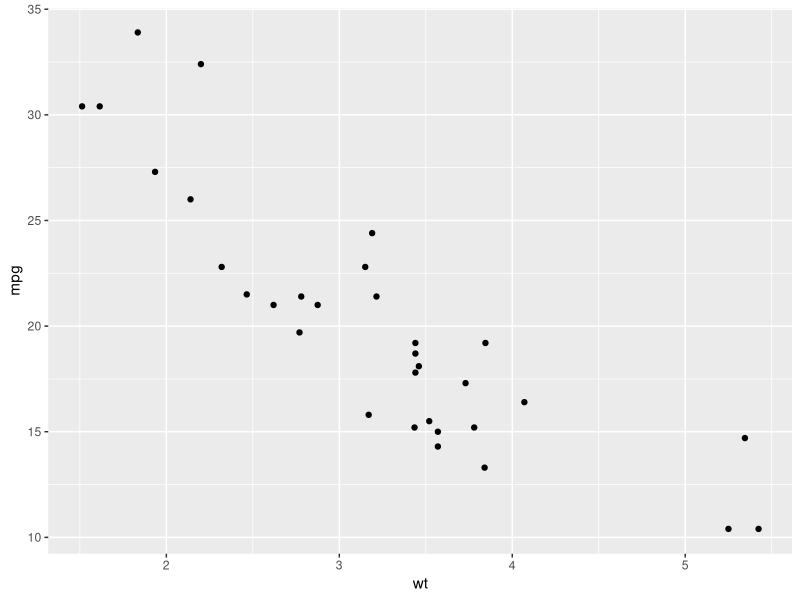
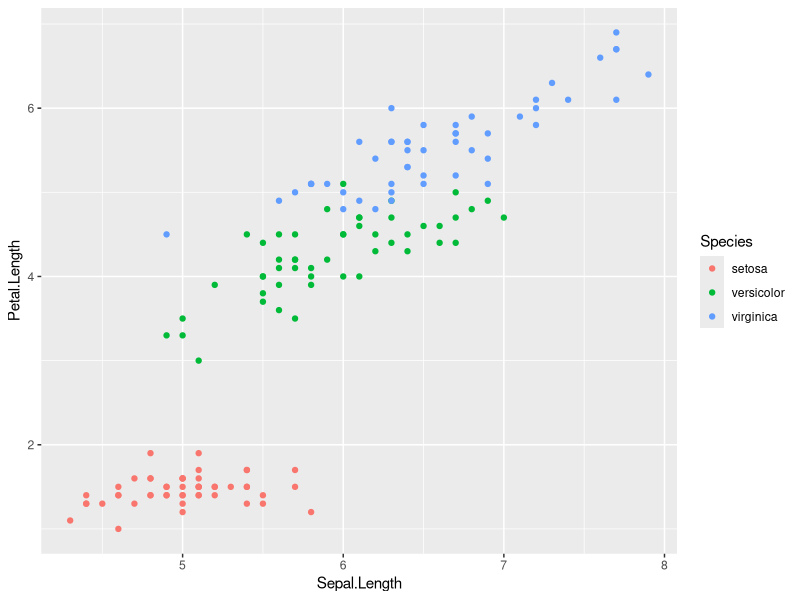
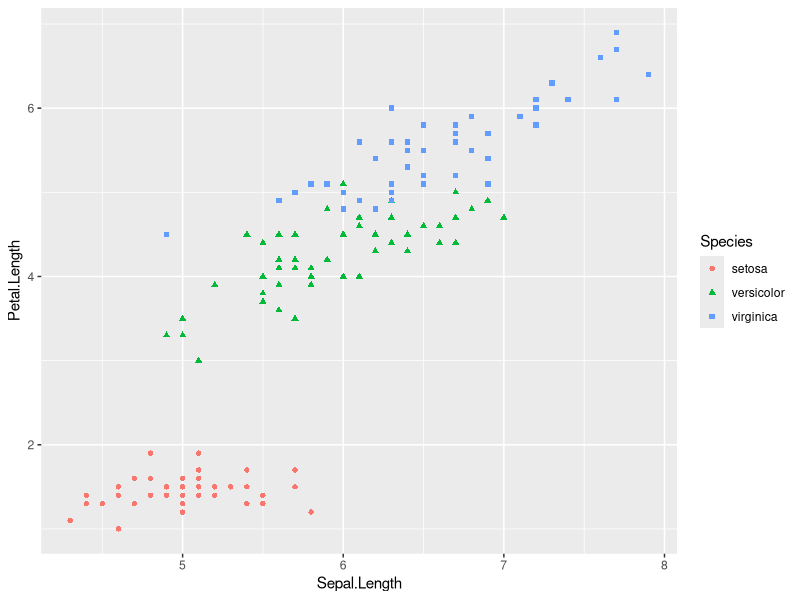
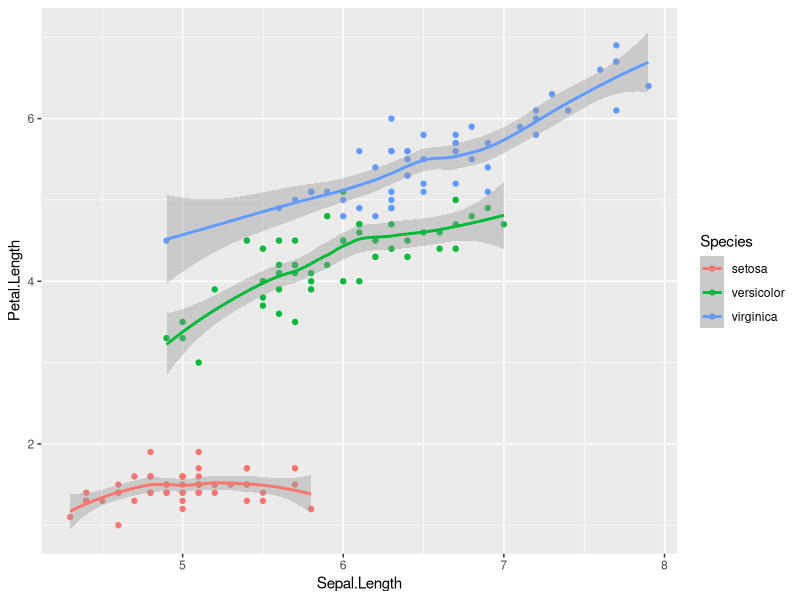

Reproduce these figures in R, in order.
## ---- chunk 1
library(ggplot2)
ggplot(data=mtcars,aes(x=wt,y=mpg))+geom_point()
mtcars
## ---- chunk 2
ggplot(iris,aes(x=Sepal.Length,y=Petal.Length,col=Species))+geom_point()
## ---- chunk 3
ggplot(iris,aes(x=Sepal.Length,y=Petal.Length,col=Species,shape=Species))+geom_point()
## ---- chunk 4
ggplot(iris,aes(x=Sepal.Length,y=Petal.Length,col=Species))+geom_point()+geom_smooth()
